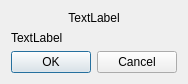
<?xml version="1.0" encoding="UTF-8"?>
<ui version="4.0">
 <class>MessageDialog</class>
 <widget class="QDialog" name="MessageDialog">
  <property name="geometry">
   <rect>
    <x>0</x>
    <y>0</y>
    <width>174</width>
    <height>79</height>
   </rect>
  </property>
  <property name="windowTitle">
   <string>Dialog</string>
  </property>
  <layout class="QVBoxLayout" name="verticalLayout" stretch="0,2,0">
   <item>
    <widget class="QLabel" name="label_2">
     <property name="text">
      <string>TextLabel</string>
     </property>
     <property name="alignment">
      <set>Qt::AlignCenter</set>
     </property>
    </widget>
   </item>
   <item>
    <widget class="QLabel" name="label">
     <property name="text">
      <string>TextLabel</string>
     </property>
    </widget>
   </item>
   <item>
    <widget class="QDialogButtonBox" name="buttonBox">
     <property name="orientation">
      <enum>Qt::Horizontal</enum>
     </property>
     <property name="standardButtons">
      <set>QDialogButtonBox::Cancel|QDialogButtonBox::Ok</set>
     </property>
    </widget>
   </item>
  </layout>
 </widget>
 <resources/>
 <connections>
  <connection>
   <sender>buttonBox</sender>
   <signal>accepted()</signal>
   <receiver>MessageDialog</receiver>
   <slot>accept()</slot>
   <hints>
    <hint type="sourcelabel">
     <x>248</x>
     <y>254</y>
    </hint>
    <hint type="destinationlabel">
     <x>157</x>
     <y>274</y>
    </hint>
   </hints>
  </connection>
  <connection>
   <sender>buttonBox</sender>
   <signal>rejected()</signal>
   <receiver>MessageDialog</receiver>
   <slot>reject()</slot>
   <hints>
    <hint type="sourcelabel">
     <x>316</x>
     <y>260</y>
    </hint>
    <hint type="destinationlabel">
     <x>286</x>
     <y>274</y>
    </hint>
   </hints>
  </connection>
 </connections>
</ui>
